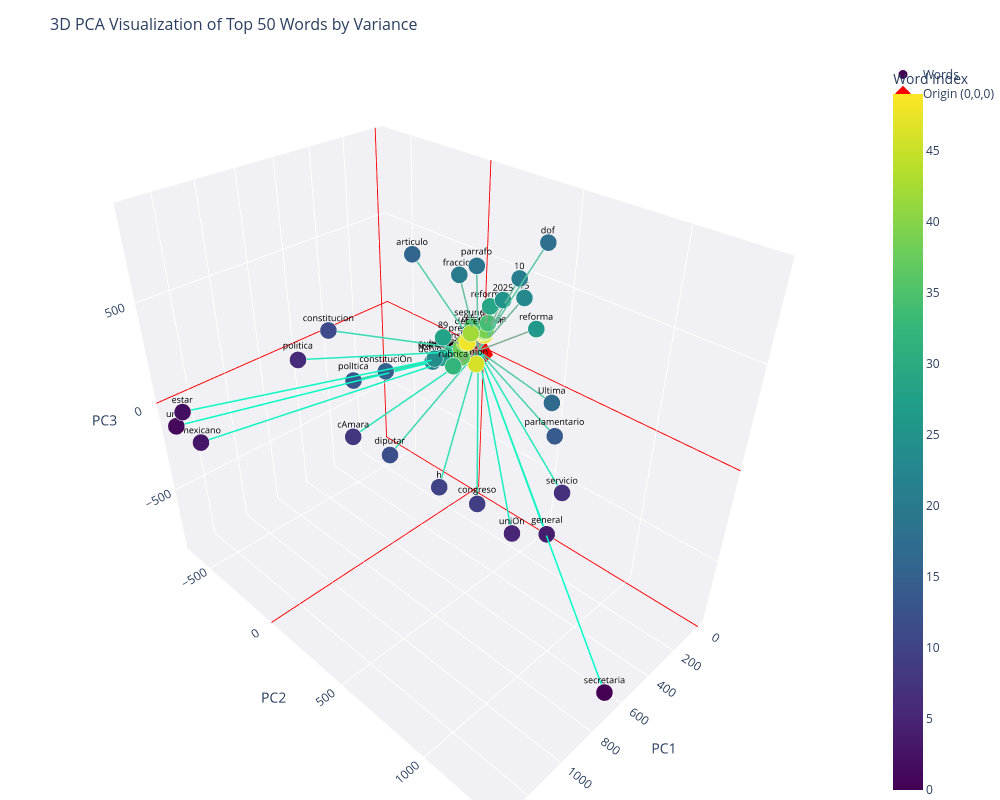

The code cell stored with this chart in its notebook:
### Markdown cell above
**e.** Summary statistics

### Code cell
# Alternative visualization: words with highest variance (Interactive)
fig = cooccurrence_pca.plot_3d_interactive(
    top_n=50,
    method='variance',
    title='3D PCA Visualization of Top 50 Words by Variance'
)
fig.show()

### Figure 1 — Plotly figure (JSON) as saved in the notebook; plotly's stock layout.template omitted (floating-point values rounded to 4 significant figures)
{"data": [{"hoverinfo": "skip", "line": {"color": "rgb(0, 255, 200)", "width": 3}, "mode": "lines", "showlegend": false, "type": "scatter3d", "x": [0, 641.7], "y": [0, 1336.0], "z": [0, -824.9]}, {"hoverinfo": "skip", "line": {"color": "rgb(5, 251, 198)", "width": 3}, "mode": "lines", "showlegend": false, "type": "scatter3d", "x": [0, 1322.0], "y": [0, -641.2], "z": [0, -114.4]}, {"hoverinfo": "skip", "line": {"color": "rgb(10, 248, 196)", "width": 3}, "mode": "lines", "showlegend": false, "type": "scatter3d", "x": [0, 1285.0], "y": [0, -628.7], "z": [0, -48.37]}, {"hoverinfo": "skip", "line": {"color": "rgb(15, 245, 194)", "width": 3}, "mode": "lines", "showlegend": false, "type": "scatter3d", "x": [0, 1258.0], "y": [0, -561.8], "z": [0, -198.2]}, {"hoverinfo": "skip", "line": {"color": "rgb(20, 242, 192)", "width": 3}, "mode": "lines", "showlegend": false, "type": "scatter3d", "x": [0, 370.1], "y": [0, 774.7], "z": [0, -474.4]}, {"hoverinfo": "skip", "line": {"color": "rgb(25, 239, 190)", "width": 3}, "mode": "lines", "showlegend": false, "type": "scatter3d", "x": [0, 401.7], "y": [0, 602.8], "z": [0, -558.3]}, {"hoverinfo": "skip", "line": {"color": "rgb(30, 236, 188)", "width": 3}, "mode": "lines", "showlegend": false, "type": "scatter3d", "x": [0, 820.0], "y": [0, -356.7], "z": [0, 143.7]}, {"hoverinfo": "skip", "line": {"color": "rgb(35, 233, 186)", "width": 3}, "mode": "lines", "showlegend": false, "type": "scatter3d", "x": [0, 319.1], "y": [0, 798.0], "z": [0, -251.9]}, {"hoverinfo": "skip", "line": {"color": "rgb(40, 230, 184)", "width": 3}, "mode": "lines", "showlegend": false, "type": "scatter3d", "x": [0, 676.8], "y": [0, -174.4], "z": [0, -263.7]}, {"hoverinfo": "skip", "line": {"color": "rgb(45, 227, 182)", "width": 3}, "mode": "lines", "showlegend": false, "type": "scatter3d", "x": [0, 444.6], "y": [0, 420.4], "z": [0, -463.7]}, {"hoverinfo": "skip", "line": {"color": "rgb(51, 224, 180)", "width": 3}, "mode": "lines", "showlegend": false, "type": "scatter3d", "x": [0, 513.7], "y": [0, 240.2], "z": [0, -427.2]}, {"hoverinfo": "skip", "line": {"color": "rgb(56, 220, 178)", "width": 3}, "mode": "lines", "showlegend": false, "type": "scatter3d", "x": [0, 737.4], "y": [0, -224.0], "z": [0, 314.1]}, {"hoverinfo": "skip", "line": {"color": "rgb(61, 217, 176)", "width": 3}, "mode": "lines", "showlegend": false, "type": "scatter3d", "x": [0, 591.1], "y": [0, -12.36], "z": [0, -331.5]}, {"hoverinfo": "skip", "line": {"color": "rgb(66, 214, 174)", "width": 3}, "mode": "lines", "showlegend": false, "type": "scatter3d", "x": [0, 554.2], "y": [0, -298.0], "z": [0, -57.73]}, {"hoverinfo": "skip", "line": {"color": "rgb(71, 211, 172)", "width": 3}, "mode": "lines", "showlegend": false, "type": "scatter3d", "x": [0, 281.2], "y": [0, 703.6], "z": [0, -15.73]}, {"hoverinfo": "skip", "line": {"color": "rgb(76, 208, 170)", "width": 3}, "mode": "lines", "showlegend": false, "type": "scatter3d", "x": [0, 419.9], "y": [0, -215.2], "z": [0, -28.61]}, {"hoverinfo": "skip", "line": {"color": "rgb(81, 205, 168)", "width": 3}, "mode": "lines", "showlegend": false, "type": "scatter3d", "x": [0, 567.7], "y": [0, 136.3], "z": [0, 732.9]}, {"hoverinfo": "skip", "line": {"color": "rgb(86, 202, 166)", "width": 3}, "mode": "lines", "showlegend": false, "type": "scatter3d", "x": [0, 261.3], "y": [0, 658.2], "z": [0, 124.6]}, {"hoverinfo": "skip", "line": {"color": "rgb(91, 199, 164)", "width": 3}, "mode": "lines", "showlegend": false, "type": "scatter3d", "x": [0, 369.1], "y": [0, 654.5], "z": [0, 880.0]}, {"hoverinfo": "skip", "line": {"color": "rgb(96, 196, 162)", "width": 3}, "mode": "lines", "showlegend": false, "type": "scatter3d", "x": [0, 300.8], "y": [0, 243.0], "z": [0, 630.4]}, {"hoverinfo": "skip", "line": {"color": "rgb(102, 193, 160)", "width": 3}, "mode": "lines", "showlegend": false, "type": "scatter3d", "x": [0, 338.4], "y": [0, 179.9], "z": [0, 581.2]}, {"hoverinfo": "skip", "line": {"color": "rgb(107, 189, 158)", "width": 3}, "mode": "lines", "showlegend": false, "type": "scatter3d", "x": [0, 190.0], "y": [0, 385.0], "z": [0, 583.8]}, {"hoverinfo": "skip", "line": {"color": "rgb(112, 186, 156)", "width": 3}, "mode": "lines", "showlegend": false, "type": "scatter3d", "x": [0, 204.0], "y": [0, -113.4], "z": [0, -22.38]}, {"hoverinfo": "skip", "line": {"color": "rgb(117, 183, 154)", "width": 3}, "mode": "lines", "showlegend": false, "type": "scatter3d", "x": [0, 191.2], "y": [0, 418.0], "z": [0, 506.4]}, {"hoverinfo": "skip", "line": {"color": "rgb(122, 180, 152)", "width": 3}, "mode": "lines", "showlegend": false, "type": "scatter3d", "x": [0, 203.3], "y": [0, -100.3], "z": [0, -0.6706]}, {"hoverinfo": "skip", "line": {"color": "rgb(127, 177, 150)", "width": 3}, "mode": "lines", "showlegend": false, "type": "scatter3d", "x": [0, 131.4], "y": [0, 251.8], "z": [0, 415.1]}, {"hoverinfo": "skip", "line": {"color": "rgb(132, 174, 148)", "width": 3}, "mode": "lines", "showlegend": false, "type": "scatter3d", "x": [0, 292.3], "y": [0, 570.0], "z": [0, 457.0]}, {"hoverinfo": "skip", "line": {"color": "rgb(137, 171, 146)", "width": 3}, "mode": "lines", "showlegend": false, "type": "scatter3d", "x": [0, 174.0], "y": [0, -78.79], "z": [0, 1.396]}, {"hoverinfo": "skip", "line": {"color": "rgb(142, 168, 144)", "width": 3}, "mode": "lines", "showlegend": false, "type": "scatter3d", "x": [0, 201.6], "y": [0, -45.65], "z": [0, 137.5]}, {"hoverinfo": "skip", "line": {"color": "rgb(147, 165, 142)", "width": 3}, "mode": "lines", "showlegend": false, "type": "scatter3d", "x": [0, 137.0], "y": [0, 183.0], "z": [0, 360.9]}, {"hoverinfo": "skip", "line": {"color": "rgb(153, 162, 140)", "width": 3}, "mode": "lines", "showlegend": false, "type": "scatter3d", "x": [0, 150.8], "y": [0, -75.87], "z": [0, -8.385]}, {"hoverinfo": "skip", "line": {"color": "rgb(158, 158, 138)", "width": 3}, "mode": "lines", "showlegend": false, "type": "scatter3d", "x": [0, 148.4], "y": [0, -65.1], "z": [0, 6.462]}, {"hoverinfo": "skip", "line": {"color": "rgb(163, 155, 136)", "width": 3}, "mode": "lines", "showlegend": false, "type": "scatter3d", "x": [0, 181.7], "y": [0, 4.275], "z": [0, -7.928]}, {"hoverinfo": "skip", "line": {"color": "rgb(168, 152, 134)", "width": 3}, "mode": "lines", "showlegend": false, "type": "scatter3d", "x": [0, 124.0], "y": [0, -49.12], "z": [0, 12.42]}, {"hoverinfo": "skip", "line": {"color": "rgb(173, 149, 132)", "width": 3}, "mode": "lines", "showlegend": false, "type": "scatter3d", "x": [0, 75.48], "y": [0, 121.0], "z": [0, 228.7]}, {"hoverinfo": "skip", "line": {"color": "rgb(178, 146, 130)", "width": 3}, "mode": "lines", "showlegend": false, "type": "scatter3d", "x": [0, 115.8], "y": [0, 60.89], "z": [0, 203.1]}, {"hoverinfo": "skip", "line": {"color": "rgb(183, 143, 128)", "width": 3}, "mode": "lines", "showlegend": false, "type": "scatter3d", "x": [0, 93.79], "y": [0, -38.64], "z": [0, 5.436]}, {"hoverinfo": "skip", "line": {"color": "rgb(188, 140, 126)", "width": 3}, "mode": "lines", "showlegend": false, "type": "scatter3d", "x": [0, 103.2], "y": [0, -14.37], "z": [0, 1.316]}, {"hoverinfo": "skip", "line": {"color": "rgb(193, 137, 124)", "width": 3}, "mode": "lines", "showlegend": false, "type": "scatter3d", "x": [0, 109.4], "y": [0, -15.64], "z": [0, 56.09]}, {"hoverinfo": "skip", "line": {"color": "rgb(198, 134, 122)", "width": 3}, "mode": "lines", "showlegend": false, "type": "scatter3d", "x": [0, 59.46], "y": [0, 94.33], "z": [0, 174.3]}, {"hoverinfo": "skip", "line": {"color": "rgb(204, 131, 120)", "width": 3}, "mode": "lines", "showlegend": false, "type": "scatter3d", "x": [0, 89.74], "y": [0, -24.71], "z": [0, 12.38]}, {"hoverinfo": "skip", "line": {"color": "rgb(209, 127, 118)", "width": 3}, "mode": "lines", "showlegend": false, "type": "scatter3d", "x": [0, 60.63], "y": [0, 85.71], "z": [0, 167.5]}, {"hoverinfo": "skip", "line": {"color": "rgb(214, 124, 116)", "width": 3}, "mode": "lines", "showlegend": false, "type": "scatter3d", "x": [0, 134.4], "y": [0, 68.99], "z": [0, 177.7]}, {"hoverinfo": "skip", "line": {"color": "rgb(219, 121, 114)", "width": 3}, "mode": "lines", "showlegend": false, "type": "scatter3d", "x": [0, 89.9], "y": [0, -8.511], "z": [0, 79.63]}, {"hoverinfo": "skip", "line": {"color": "rgb(224, 118, 112)", "width": 3}, "mode": "lines", "showlegend": false, "type": "scatter3d", "x": [0, 59.98], "y": [0, 89.64], "z": [0, 162.8]}, {"hoverinfo": "skip", "line": {"color": "rgb(229, 115, 110)", "width": 3}, "mode": "lines", "showlegend": false, "type": "scatter3d", "x": [0, 58.12], "y": [0, 81.82], "z": [0, 156.8]}, {"hoverinfo": "skip", "line": {"color": "rgb(234, 112, 108)", "width": 3}, "mode": "lines", "showlegend": false, "type": "scatter3d", "x": [0, 63.55], "y": [0, 45.03], "z": [0, -28.67]}, {"hoverinfo": "skip", "line": {"color": "rgb(239, 109, 106)", "width": 3}, "mode": "lines", "showlegend": false, "type": "scatter3d", "x": [0, 44.75], "y": [0, 75.32], "z": [0, 135.8]}, {"hoverinfo": "skip", "line": {"color": "rgb(244, 106, 104)", "width": 3}, "mode": "lines", "showlegend": false, "type": "scatter3d", "x": [0, 105.4], "y": [0, 22.34], "z": [0, 98.7]}, {"hoverinfo": "skip", "line": {"color": "rgb(249, 103, 102)", "width": 3}, "mode": "lines", "showlegend": false, "type": "scatter3d", "x": [0, 46.19], "y": [0, 69.21], "z": [0, 135.0]}, {"hovertemplate": "<b>%{text}</b><br>PC1: %{x:.3f}<br>PC2: %{y:.3f}<br>PC3: %{z:.3f}<br><extra></extra>", "marker": {"color": [0, 1, 2, 3, 4, 5, 6, 7, 8, 9, 10, 11, 12, 13, 14, 15, 16, 17, 18, 19, 20, 21, 22, 23, 24, 25, 26, 27, 28, 29, 30, 31, 32, 33, 34, 35, 36, 37, 38, 39, 40, 41, 42, 43, 44, 45, 46, 47, 48, 49], "colorbar": {"title": {"text": "Word Index"}, "x": 1.02}, "colorscale": [[0, "#440154"], [0.1111, "#482878"], [0.2222, "#3e4989"], [0.3333, "#31688e"], [0.4444, "#26828e"], [0.5556, "#1f9e89"], [0.6667, "#35b779"], [0.7778, "#6ece58"], [0.8889, "#b5de2b"], [1, "#fde725"]], "line": {"color": "white", "width": 1}, "showscale": true, "size": 10}, "mode": "markers+text", "name": "Words", "text": ["secretaria", "uner", "estar", "mexicano", "general", "uniOn", "politica", "servicio", "cAmara", "congreso", "h", "constitucion", "diputar", "polItica", "parlamentario", "constituciOn", "articulo", "Ultima", "dof", "parrafo", "fraccion", "10", "debida", "15", "quedar", "2025", "reforma", "publicacion", "89", "reformar", "publicar", "sigue", "rubrica", "diario", "402", "segundo", "observancia", "materia", "transitorio", "02", "oficial", "reformada", "decreto", "73", "12", "adicionar", "union", "08", "presente", "06"], "textfont": {"color": "black", "size": 9}, "textposition": "top center", "type": "scatter3d", "x": [641.7, 1322.0, 1285.0, 1258.0, 370.1, 401.7, 820.0, 319.1, 676.8, 444.6, 513.7, 737.4, 591.1, 554.2, 281.2, 419.9, 567.7, 261.3, 369.1, 300.8, 338.4, 190.0, 204.0, 191.2, 203.3, 131.4, 292.3, 174.0, 201.6, 137.0, 150.8, 148.4, 181.7, 124.0, 75.48, 115.8, 93.79, 103.2, 109.4, 59.46, 89.74, 60.63, 134.4, 89.9, 59.98, 58.12, 63.55, 44.75, 105.4, 46.19], "y": [1336.0, -641.2, -628.7, -561.8, 774.7, 602.8, -356.7, 798.0, -174.4, 420.4, 240.2, -224.0, -12.36, -298.0, 703.6, -215.2, 136.3, 658.2, 654.5, 243.0, 179.9, 385.0, -113.4, 418.0, -100.3, 251.8, 570.0, -78.79, -45.65, 183.0, -75.87, -65.1, 4.275, -49.12, 121.0, 60.89, -38.64, -14.37, -15.64, 94.33, -24.71, 85.71, 68.99, -8.511, 89.64, 81.82, 45.03, 75.32, 22.34, 69.21], "z": [-824.9, -114.4, -48.37, -198.2, -474.4, -558.3, 143.7, -251.9, -263.7, -463.7, -427.2, 314.1, -331.5, -57.73, -15.73, -28.61, 732.9, 124.6, 880.0, 630.4, 581.2, 583.8, -22.38, 506.4, -0.6706, 415.1, 457.0, 1.396, 137.5, 360.9, -8.385, 6.462, -7.928, 12.42, 228.7, 203.1, 5.436, 1.316, 56.09, 174.3, 12.38, 167.5, 177.7, 79.63, 162.8, 156.8, -28.67, 135.8, 98.7, 135.0]}, {"hovertemplate": "<b>Origin</b><br>PC1: 0<br>PC2: 0<br>PC3: 0<extra></extra>", "marker": {"color": "red", "size": 12, "symbol": "diamond"}, "mode": "markers", "name": "Origin (0,0,0)", "type": "scatter3d", "x": [0], "y": [0], "z": [0]}], "layout": {"height": 800, "hovermode": "closest", "margin": {"b": 0, "l": 0, "r": 0, "t": 60}, "scene": {"xaxis": {"backgroundcolor": "rgb(240, 240, 245)", "gridcolor": "white", "showbackground": true, "title": {"text": "PC1"}, "zeroline": true, "zerolinecolor": "red", "zerolinewidth": 2}, "yaxis": {"backgroundcolor": "rgb(240, 240, 245)", "gridcolor": "white", "showbackground": true, "title": {"text": "PC2"}, "zeroline": true, "zerolinecolor": "red", "zerolinewidth": 2}, "zaxis": {"backgroundcolor": "rgb(240, 240, 245)", "gridcolor": "white", "showbackground": true, "title": {"text": "PC3"}, "zeroline": true, "zerolinecolor": "red", "zerolinewidth": 2}}, "showlegend": true, "title": {"font": {"size": 16}, "text": "3D PCA Visualization of Top 50 Words by Variance"}, "width": 1000}}
